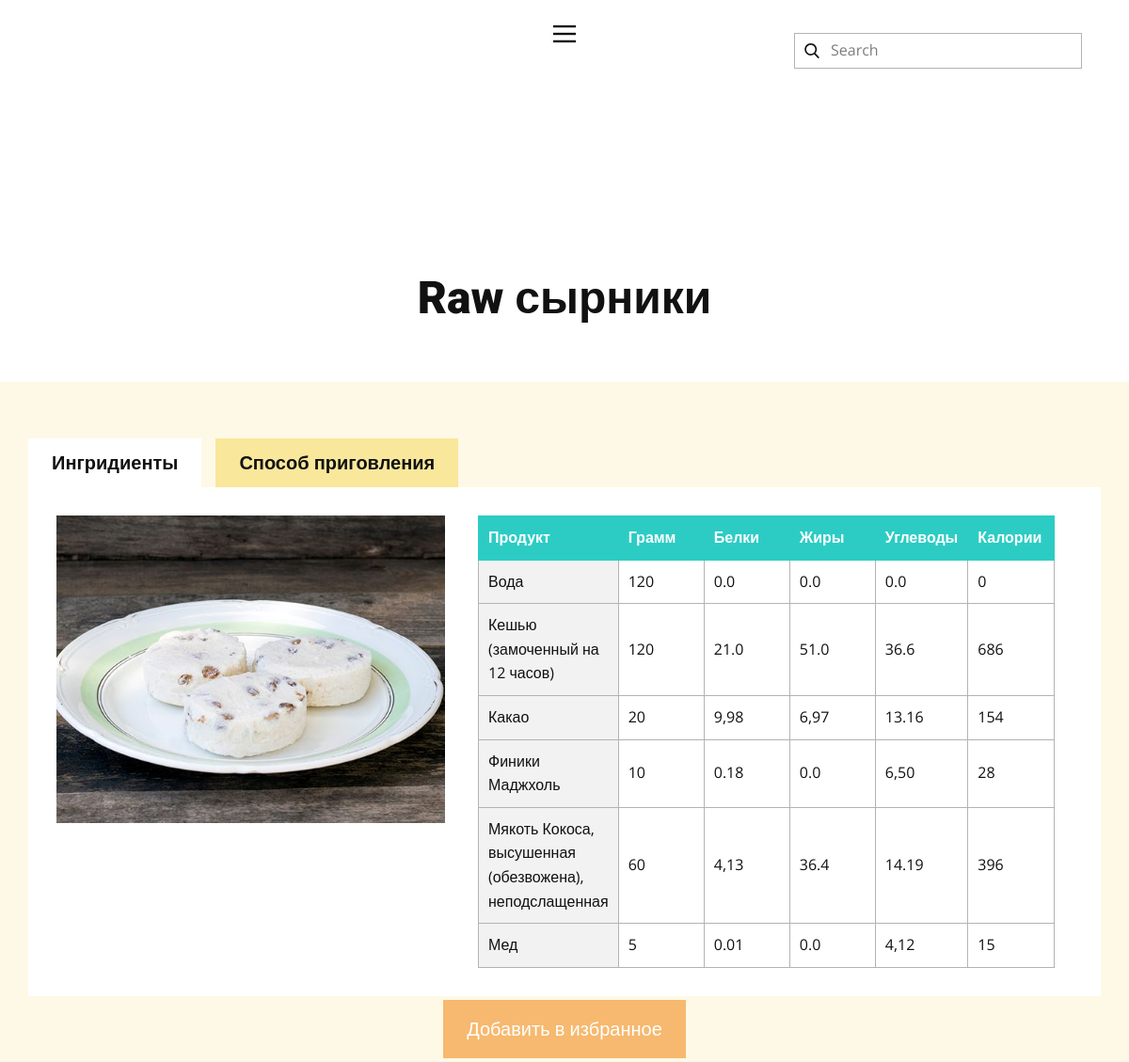
/page_recipe/4, run on the app's committed database.
### tables this page shows
CREATE TABLE recipes (
   id integer PRIMARY KEY autoincrement,
   Title varchar(255) NOT NULL,
   Gram integer NOT NULL,
   Protein double,
   Fats double,
   Carbohydrates double,
   Calories integer NOT NULL,
   Method_of_preparation varchar
, picture BLOB);

CREATE TABLE ingredients(
   id integer PRIMARY KEY autoincrement,
   Title varchar(255) NOT NULL,
   Gram integer NOT NULL,
   Protein double,
   Fats double,
   Carbohydrates double,
   Calories integer,
   recipe integer NOT NULL,
   FOREIGN KEY (recipe) REFERENCES recipes(id)
   ON DELETE CASCADE
);

### labapp/router.py (the view)
@app.route('/page_recipe/<id>', methods=['GET'])
def page_recipe(id):
    ingredients = webservice.get_recipe_ingredients(id)
    recipe = webservice.get_recipe_by_id(id)
    return render_template('Страница-1.html',
                           title='Страница1',
                           posted_recipe =recipe,
                           posted_ingredients=ingredients
                )

### labapp/repository/connectorfactory.py (called while the page is built)
    def get_connector(self, datastore):
        if datastore.startswith("sqlite:///"):
            self.instance = SQLiteStoreConnector(datastore)
            if self.instance.connect():
                return self.instance
        elif datastore.startswith("pymysql://"):
            self.instance = MySQLStoreConnector(datastore)
            if self.instance.connect():
                return self.instance
        return None

### labapp/repository/sql_api.py (called while the page is built)
def select_recipe_inredients(connector: StoreConnector, id) -> List[tuple]:
    query = f'''SELECT id, Title, Gram, Protein, Fats, Carbohydrates, Calories, recipe
FROM ingredients WHERE recipe = {id}'''
    result = connector.execute(query).fetchall()
    return result

def select_recipe_by_id(connector: StoreConnector, id) -> tuple:
    query = f'''SELECT id, Title, Gram, Protein, Fats, Carbohydrates, Calories, Method_of_preparation
FROM recipes WHERE id = {id}'''
    result = connector.execute(query).fetchone()
    return result

### labapp/repository/sqliteconnector.py (called while the page is built)
    def connect(self):
        try:
            connection = sqlite3.connect(self._datastore[10:])
            cursor = connection.cursor()
            cursor.execute("PRAGMA foreign_keys = 1")
            cursor.close()
            self.connection = connection
            print("SQLite database connected.")
            return True
        except Exception as e:
            print(f'Connection error: {str(e)}')
            return False

    def execute(self, query):
        result = None
        if self._cursor is not None:
            try:
                result = self._cursor.execute(query)
            except Exception as e:
                self.connection.rollback()
                print(f'Query execution error: {str(e)}')
        else:
            print("Use start_transaction() first.")
        return result

    def start_transaction(self):
        if self._cursor is None and self.connection is not None:
            self._cursor = self.connection.cursor()

    def end_transaction(self):
        if self.connection is not None and self._cursor is not None:
            self.connection.commit()
            self._cursor.close()
            self._cursor = None

    def close(self):
        self.connection.close()
        self.connection = None

### labapp/templates/Страница-1.html (shortened to what this page needs)
<!DOCTYPE html>
<html style="font-size: 16px;" lang="ru"><head>
    <link rel="stylesheet" href="/static/stylesheets/nicepage.css" media="screen">
<link rel="stylesheet" href="/static/stylesheets/Страница-1.css" media="screen">
  </head>
  <body class="u-body u-xl-mode" data-lang="ru"><header class="u-clearfix u-header u-header" id="sec-03fb"><div class="u-clearfix u-sheet u-sheet-1">
    {% block content %}
        <nav class="u-align-left u-menu u-menu-hamburger u-offcanvas u-menu-1" data-responsive-from="XL">
          <div class="menu-collapse">
            <a class="u-button-style u-nav-link" href="#" style="padding: 4px 0px; font-size: calc(1em + 8px);" data-lang-en="{&quot;content&quot;:&quot;\n          <svg class=\&quot;u-svg-link\&quot; preserveAspectRatio=\&quot;xMidYMin slice\&quot; viewBox=\&quot;0 0 302 302\&quot; style=\&quot;\&quot;><use xlink:href=\&quot;#svg-5c50\&quot;></use></svg>\n          <svg xmlns=\&quot;http://www.w3.org/2000/svg\&quot; xmlns:xlink=\&quot;http://www.w3.org/1999/xlink\&quot; version=\&quot;1.1\&quot; id=\&quot;svg-5c50\&quot; x=\&quot;0px\&quot; y=\&quot;0px\&quot; viewBox=\&quot;0 0 302 302\&quot; style=\&quot;enable-background:new 0 0 302 302;\&quot; xml:space=\&quot;preserve\&quot; class=\&quot;u-svg-content\&quot;><g><rect y=\&quot;36\&quot; width=\&quot;302\&quot; height=\&quot;30\&quot;></rect><rect y=\&quot;236\&quot; width=\&quot;302\&quot; height=\&quot;30\&quot;></rect><rect y=\&quot;136\&quot; width=\&quot;302\&quot; height=\&quot;30\&quot;></rect>\n</g><g></g><g></g><g></g><g></g><g></g><g></g><g></g><g></g><g></g><g></g><g></g><g></g><g></g><g></g><g></g></svg>\n        &quot;,&quot;href&quot;:&quot;#&quot;}">
              <svg class="u-svg-link" preserveAspectRatio="xMidYMin slice" viewBox="0 0 302 302" style=""><use xlink:href="#svg-5c50"></use></svg>
            </a>
          </div>
        </nav>
        <form action="#" method="get" class="u-border-1 u-border-grey-30 u-search u-search-left u-white u-search-1">
          <button class="u-search-button" type="submit">
            <span class="u-search-icon u-spacing-10">
              <svg class="u-svg-link" preserveAspectRatio="xMidYMin slice" viewBox="0 0 56.966 56.966"><use xlink:href="#svg-e435"></use></svg>
            </span>
          </button>
          <input class="u-search-input" type="search" name="search" value="" placeholder="Search">
        </form>
      </div></header>
    <section class="u-clearfix u-section-1" id="sec-388b">
      <div class="u-clearfix u-sheet u-sheet-1"></div>
    </section>
    <section class="u-align-center u-clearfix u-section-2" id="sec-3261">
      <div class="u-clearfix u-sheet u-valign-middle u-sheet-1">
        <h1 class="u-text u-text-default u-text-1">{{posted_recipe[1]}}</h1>
      </div>
    </section>
    <section class="u-align-center u-clearfix u-palette-3-light-3 u-section-3" id="sec-0f47">
      <div class="u-clearfix u-sheet u-sheet-1">
        <div class="u-expanded-width u-tabs u-tabs-1">
          <ul class="u-spacing-15 u-tab-list u-unstyled" role="tablist">
            <li class="u-tab-item" role="presentation">
              <a class="active u-active-white u-button-style u-palette-3-light-2 u-tab-link u-tab-link-1" id="link-tab-0da5" href="#tab-0da5" role="tab" aria-controls="tab-0da5" aria-selected="true">Ингридиенты</a>
            </li>
            <li class="u-tab-item" role="presentation">
              <a class="u-active-white u-button-style u-palette-3-light-2 u-tab-link u-tab-link-2" id="link-tab-14b7" href="#tab-14b7" role="tab" aria-controls="tab-14b7" aria-selected="false">Способ приговления</a>
            </li>
          </ul>
          <div class="u-tab-content">
            <div class="u-container-style u-tab-active u-tab-pane u-white u-tab-pane-1" id="tab-0da5" role="tabpanel" aria-labelledby="link-tab-0da5">
              <div class="u-container-layout u-container-layout-1">
                <img alt="" class="u-image u-image-default u-image-1" data-image-width="960" data-image-height="540" src="/static/images/{{posted_recipe[0]}}.jpg">
                <div class="u-table u-table-responsive u-table-1">
                  <table class="u-table-entity">
                    <colgroup>
                      <col width="20%">
                      <col width="15%">
                      <col width="15%">
                      <col width="15%">
                      <col width="15%">
                      <col width="15%">
                      <col height="15%">
                    </colgroup>
                    <thead class="u-palette-4-base u-table-header u-table-header-1">
                      <tr style="height: 15px;">
                        <th class="u-border-1 u-border-palette-4-base u-table-cell">Продукт</th>
                        <th class="u-border-1 u-border-palette-4-base u-table-cell"> Грамм</th>
                        <th class="u-border-1 u-border-palette-4-base u-table-cell">Белки</th>
                        <th class="u-border-1 u-border-palette-4-base u-table-cell">Жиры</th>
                        <th class="u-border-1 u-border-palette-4-base u-table-cell">Углеводы</th>
                        <th class="u-border-1 u-border-palette-4-base u-table-cell">Калории</th>
                      </tr>
                    </thead>
                    <tbody class="u-table-body">
                      {% for row in posted_ingredients %}
                      <tr style="height: 15px;">
                        <td class="u-border-1 u-border-grey-30 u-first-column u-grey-5 u-table-cell u-table-cell-7">{{row[1]}}</td>
                        <td class="u-border-1 u-border-grey-30 u-table-cell">{{row[2]}}</td>
                        <td class="u-border-1 u-border-grey-30 u-table-cell">{{row[3]}}</td>
                        <td class="u-border-1 u-border-grey-30 u-table-cell">{{row[4]}}</td>
                        <td class="u-border-1 u-border-grey-30 u-table-cell">{{row[5]}}</td>
                        <td class="u-border-1 u-border-grey-30 u-table-cell">{{row[6]}}</td>
                      </tr>
                      {% endfor %}
                    </tbody>
                  </table>
                </div>
              </div>
            </div>
          </div>
        </div>
        <a href="" class="button">Добавить в избранное</a>
      </div>
    </section>
    {% endblock %}
</body></html>

### labapp/static/stylesheets/Страница-1.css (style rules this page uses)
.u-section-1 .u-sheet-1 { min-height: 49px; }
.u-section-2 .u-sheet-1 { min-height: 177px; }
.u-section-2 .u-text-1 { font-weight: 900; margin: 60px auto; }
.u-section-3 { background-image: none; }
.u-section-3 .u-sheet-1 { min-height: 560px; }
.u-section-3 .u-tabs-1 { min-height: 439px; height: auto; margin: 60px auto 0 0; }
.u-section-3 .u-tab-link-1 { font-size: 1.25rem; background-image: none; font-weight: 600; padding: 10px 25px; }
.u-section-3 .u-tab-link-2 { font-size: 1.25rem; background-image: none; font-weight: 600; padding: 10px 25px; }
.u-section-3 .u-tab-pane-1 { background-image: none; }
.u-section-3 .u-container-layout-1 { padding: 30px; }
.u-section-3 .u-image-1 { width: 413px; height: 327px; margin: 0 auto 0 0; }
.u-section-3 .u-table-1 { width: 613px; margin: -327px 19px 0 auto; }
.u-section-3 .u-table-header-1 { font-weight: 700; background-image: none; }
.u-section-3 .u-table-cell-7 { background-image: none; }

### labapp/templates/Страница-1.html (style rules this page uses)
.button { background-color: #f6b96f; border: none; color: white; padding: 15px 25px; text-align: rigth; text-decoration: none; display: inline-block; font-size: 20px; margin: 4px 2px; cursor: pointer; }

### data on the page
recipes: Title "Raw сырники"
ingredients: Title "Вода", Gram "120", Protein "0.0", Fats "0.0", Carbohydrates "0.0", Calories "0"
ingredients: Title "Кешью (замоченный на 12 часов)", Gram "120", Protein "21.0", Fats "51.0", Carbohydrates "36.6", Calories "686"
ingredients: Title "Какао", Gram "20", Protein "9,98", Fats "6,97", Carbohydrates "13.16", Calories "154"
ingredients: Title "Финики Маджхоль", Gram "10", Protein "0.18", Fats "0.0", Carbohydrates "6,50", Calories "28"
ingredients: Title "Мякоть Кокоса, высушенная (обезвожена), неподслащенная", Gram "60", Protein "4,13", Fats "36.4", Carbohydrates "14.19", Calories "396"
ingredients: Title "Мед", Gram "5", Protein "0.01", Fats "0.0", Carbohydrates "4,12", Calories "15"
